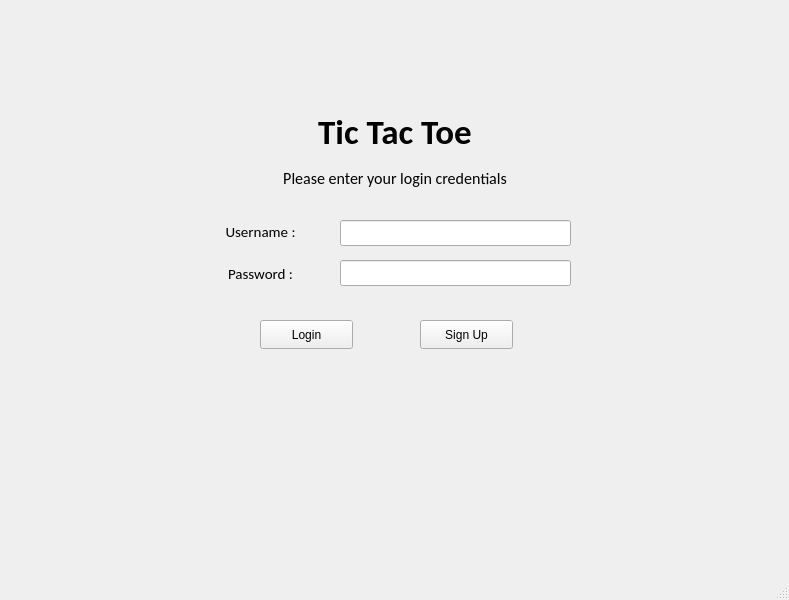
<?xml version="1.0" encoding="UTF-8"?>
<ui version="4.0">
 <class>MainWindow</class>
 <widget class="QMainWindow" name="MainWindow">
  <property name="geometry">
   <rect>
    <x>0</x>
    <y>0</y>
    <width>789</width>
    <height>600</height>
   </rect>
  </property>
  <property name="windowTitle">
   <string>Tic Tac Toe</string>
  </property>
  <widget class="QWidget" name="centralwidget">
   <widget class="QLabel" name="label_2">
    <property name="geometry">
     <rect>
      <x>190</x>
      <y>222</y>
      <width>141</width>
      <height>20</height>
     </rect>
    </property>
    <property name="font">
     <font>
      <family>Calibri</family>
      <pointsize>11</pointsize>
      <bold>false</bold>
     </font>
    </property>
    <property name="text">
     <string>Username :</string>
    </property>
    <property name="alignment">
     <set>Qt::AlignCenter</set>
    </property>
   </widget>
   <widget class="QLabel" name="label_3">
    <property name="geometry">
     <rect>
      <x>220</x>
      <y>264</y>
      <width>81</width>
      <height>20</height>
     </rect>
    </property>
    <property name="font">
     <font>
      <family>Calibri</family>
      <pointsize>11</pointsize>
      <bold>false</bold>
     </font>
    </property>
    <property name="text">
     <string>Password :</string>
    </property>
    <property name="alignment">
     <set>Qt::AlignCenter</set>
    </property>
   </widget>
   <widget class="QLineEdit" name="username">
    <property name="geometry">
     <rect>
      <x>340</x>
      <y>220</y>
      <width>231</width>
      <height>26</height>
     </rect>
    </property>
    <property name="font">
     <font>
      <family>Calibri</family>
      <pointsize>11</pointsize>
     </font>
    </property>
    <property name="alignment">
     <set>Qt::AlignLeading|Qt::AlignLeft|Qt::AlignVCenter</set>
    </property>
   </widget>
   <widget class="QLineEdit" name="Password">
    <property name="geometry">
     <rect>
      <x>340</x>
      <y>260</y>
      <width>231</width>
      <height>26</height>
     </rect>
    </property>
    <property name="font">
     <font>
      <family>Calibri</family>
      <pointsize>11</pointsize>
     </font>
    </property>
    <property name="echoMode">
     <enum>QLineEdit::Password</enum>
    </property>
    <property name="alignment">
     <set>Qt::AlignLeading|Qt::AlignLeft|Qt::AlignVCenter</set>
    </property>
   </widget>
   <widget class="QPushButton" name="SignUp_Button">
    <property name="geometry">
     <rect>
      <x>420</x>
      <y>320</y>
      <width>93</width>
      <height>29</height>
     </rect>
    </property>
    <property name="text">
     <string>Sign Up</string>
    </property>
   </widget>
   <widget class="QPushButton" name="SignIn_Button">
    <property name="geometry">
     <rect>
      <x>260</x>
      <y>320</y>
      <width>93</width>
      <height>29</height>
     </rect>
    </property>
    <property name="text">
     <string>Login</string>
    </property>
   </widget>
   <widget class="QWidget" name="layoutWidget">
    <property name="geometry">
     <rect>
      <x>250</x>
      <y>110</y>
      <width>290</width>
      <height>86</height>
     </rect>
    </property>
    <layout class="QVBoxLayout" name="verticalLayout">
     <item>
      <widget class="QLabel" name="label">
       <property name="font">
        <font>
         <family>Calibri</family>
         <pointsize>26</pointsize>
         <bold>true</bold>
        </font>
       </property>
       <property name="text">
        <string>Tic Tac Toe</string>
       </property>
       <property name="alignment">
        <set>Qt::AlignCenter</set>
       </property>
      </widget>
     </item>
     <item>
      <widget class="QLabel" name="label_4">
       <property name="font">
        <font>
         <family>Calibri</family>
         <pointsize>12</pointsize>
         <bold>false</bold>
        </font>
       </property>
       <property name="text">
        <string>Please enter your login credentials</string>
       </property>
       <property name="alignment">
        <set>Qt::AlignCenter</set>
       </property>
      </widget>
     </item>
    </layout>
   </widget>
   <widget class="QLabel" name="label_6">
    <property name="geometry">
     <rect>
      <x>250</x>
      <y>440</y>
      <width>291</width>
      <height>20</height>
     </rect>
    </property>
    <property name="text">
     <string/>
    </property>
   </widget>
   <widget class="QLabel" name="label_5">
    <property name="geometry">
     <rect>
      <x>270</x>
      <y>390</y>
      <width>221</width>
      <height>20</height>
     </rect>
    </property>
    <property name="text">
     <string/>
    </property>
   </widget>
  </widget>
  <widget class="QStatusBar" name="statusbar"/>
  <widget class="QMenuBar" name="menubar">
   <property name="geometry">
    <rect>
     <x>0</x>
     <y>0</y>
     <width>789</width>
     <height>25</height>
    </rect>
   </property>
  </widget>
 </widget>
 <resources/>
 <connections/>
</ui>
